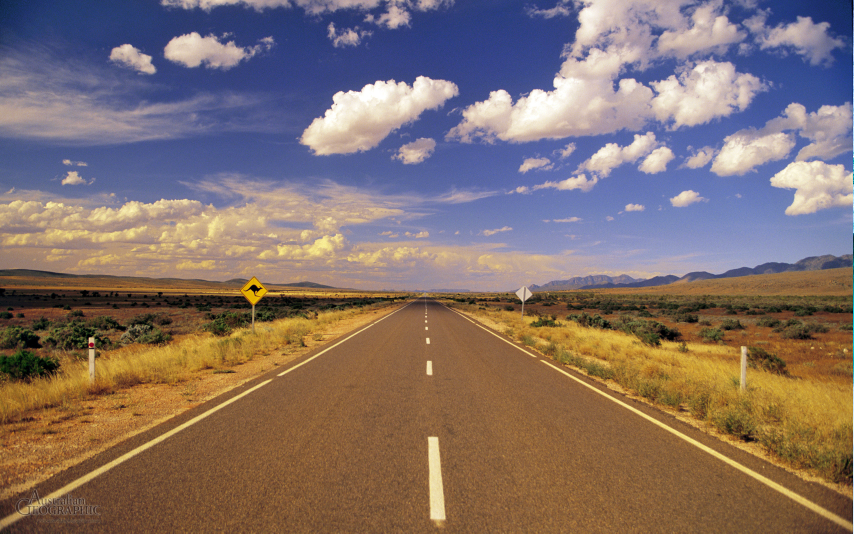
#> input picture Lab_4/road.jpg, 2560 x 1600 px (shown at 1/3 size)
$ python Zad_3.py
#> lines starting #> are read from the running program, lines starting #| are printed output that depends on the picture
'''
Zapoznaj się z histogramami w opencv https://docs.opencv.org/5.x/d1/db7/tutorial_py_histogram_begins.html, a następnie wykonaj kroki:
Wyświetl histogram dla swojego obrazu, zarówno w skali szarości, jak i dla obrazu kolorowego.
    Uwaga:
    Do wyznaczania histogramu użyć funkcji OpenCV - cv2.calcHist, natomiast do wyświetlania bibliotekę matplotlib.
Wykonaj operację wyrównania histogramu (do fragmentu CLAHE (Contrast Limited Adaptive Histogram Equalization))
    opisaną w: https://docs.opencv.org/5.x/d5/daf/tutorial_py_histogram_equalization.html.
'''
import cv2
import numpy as np
from matplotlib import pyplot as plt

img = cv2.imread('road.jpg') # Wczytanie zdjęcia
#> img is the input picture: shape (1600, 2560, 3); mean B, G, R 106.8, 112.6, 131.1
img = cv2.resize(img,(0, 0), fx=0.5, fy=0.5)
#> img: shape (800, 1280, 3)
img_grey = cv2.cvtColor(img, cv2.COLOR_BGR2GRAY)
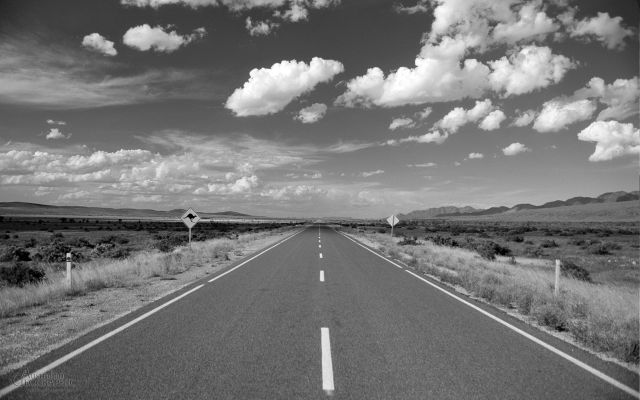
#> img_grey: shape (800, 1280) (shown at 1/2 size); min 0, max 255, mean 117.6

hist = cv2.calcHist([img_grey],[0],None,[256],[0,256])
#> hist = 256 values, max 15595 at index 105, min 168 at index 0, mean 4000
plt.hist(img.ravel(),256,[0,256]); plt.show()
#> after `plt.hist(img.ravel(), 256, [0, 256])`:
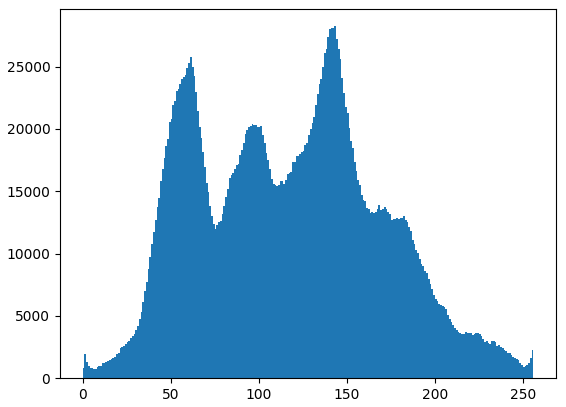
#> figure drawn by matplotlib, 1 panel; tallest bar 28249 high, from x = 143 to 144
plt.title("Histogram skala szarosci")

color = ('b','g','r')
for i, col in enumerate(color):
    histr = cv2.calcHist([img],[i],None,[256],[0,256])
    plt.plot(histr, color=col)
    plt.xlim([0,256])
plt.title("Histogram kolor")
plt.show()
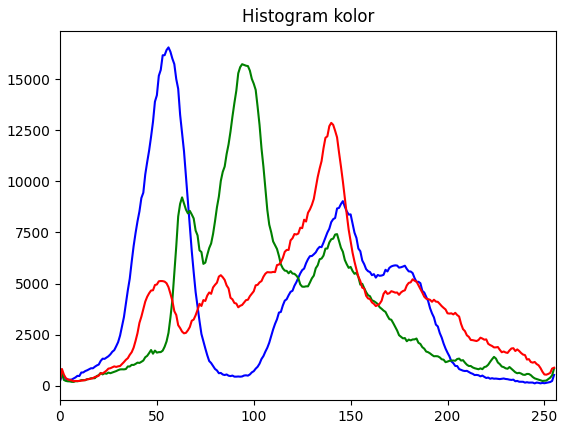
#> figure drawn by matplotlib, 1 panel; curve peaks at x = 56, y = 16555; curve peaks at x = 94, y = 15733; curve peaks at x = 140, y = 12863

clahe = cv2.createCLAHE(clipLimit=2.0, tileGridSize=(8,8))
cl1 = clahe.apply(img_grey)
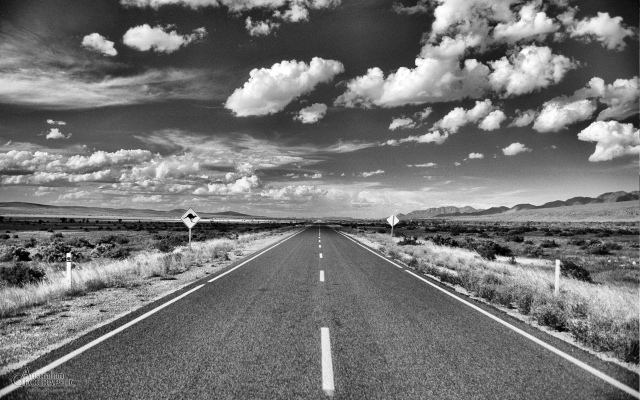
#> cl1: shape (800, 1280) (shown at 1/2 size); min 0, max 255, mean 117
cv2.imshow("Clache", cl1)
key = cv2.waitKey(0)
#> (key Esc is pressed here)

$ run again, with Lab_4/Mops.jpg copied over Lab_4/road.jpg
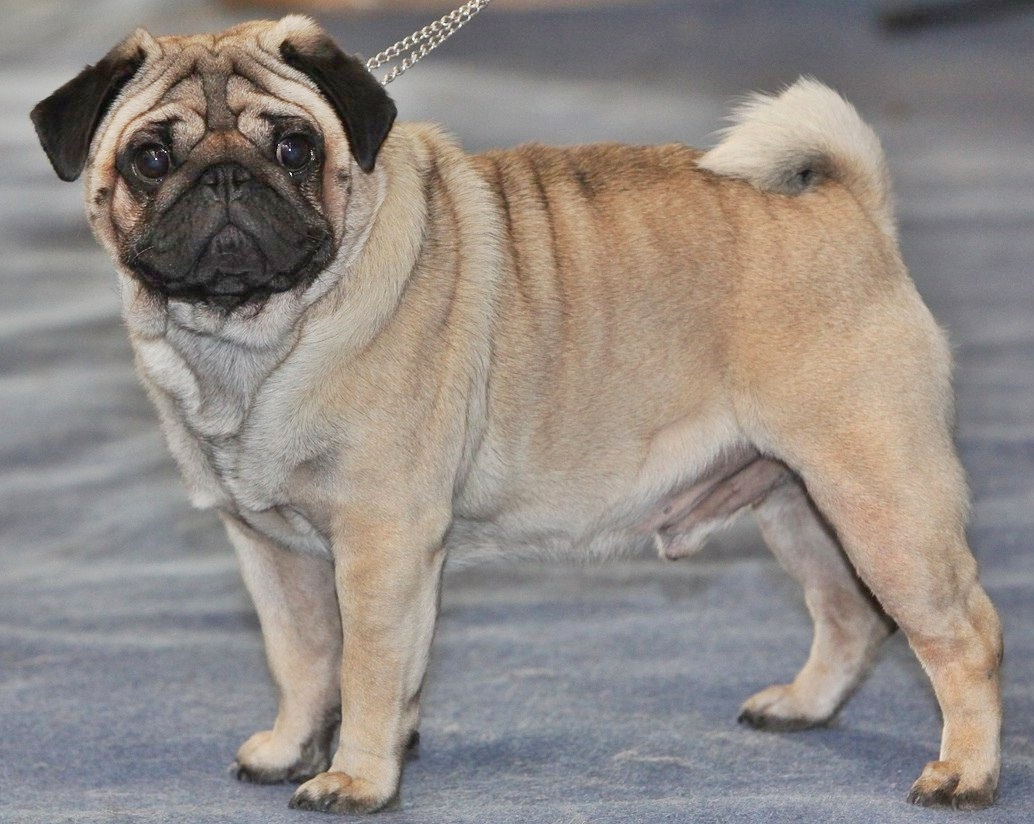
#> input picture Lab_4/Mops.jpg, 1034 x 824 px
#> img is the input picture: shape (824, 1034, 3); mean B, G, R 132.4, 137.7, 145.5
#> img: shape (412, 517, 3)
#> `img_grey = cv2.cvtColor(img, cv2.COLOR_BGR2GRAY)`:
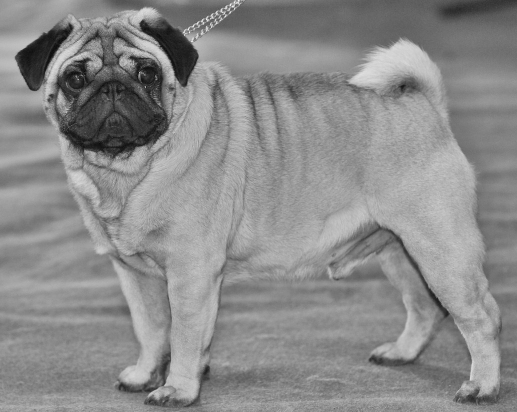
#> img_grey: shape (412, 517); min 11, max 241, mean 139.6
#> hist = 256 values, max 3431 at index 147, min 0 at index 0, mean 832
#> `cl1 = clahe.apply(img_grey)`:
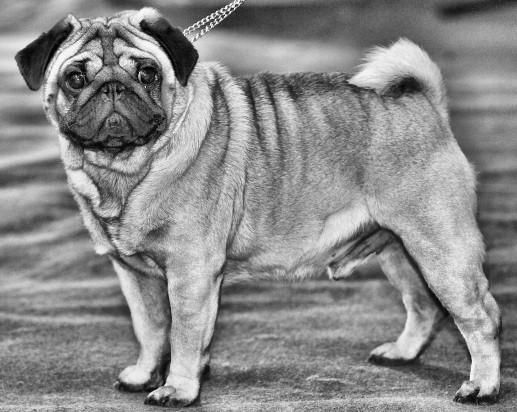
#> cl1: shape (412, 517); min 2, max 251, mean 137.6
